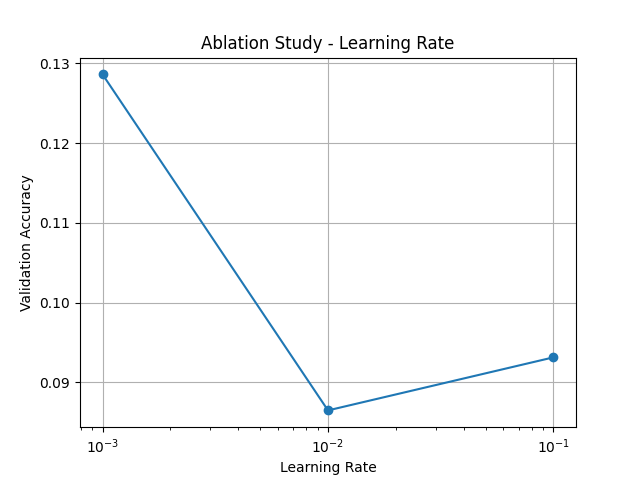

This figure's Python source:
import torch
import torch.nn as nn
import torch.optim as optim
from torchvision import datasets, transforms
from torch.utils.data import DataLoader, random_split
import sys, os
sys.path.append(os.path.dirname(os.path.dirname(__file__)))
from model_resnet import build_resnet18
import matplotlib.pyplot as plt

device = torch.device("cuda" if torch.cuda.is_available() else "cpu")

train_tf = transforms.Compose([
    transforms.Resize((224, 224)),
    transforms.RandomHorizontalFlip(),
    transforms.ToTensor(),
])
val_tf = transforms.Compose([
    transforms.Resize((224, 224)),
    transforms.ToTensor(),
])

def get_loader():
    full = datasets.ImageFolder("data/train", train_tf)
    num_classes = len(full.classes)
    val_size = int(0.2 * len(full))
    train_size = len(full) - val_size
    train_set, val_set = random_split(full, [train_size, val_size])
    val_set.dataset.transform = val_tf
    train_loader = DataLoader(train_set, batch_size=8, shuffle=True)
    val_loader = DataLoader(val_set, batch_size=8, shuffle=False)
    return train_loader, val_loader, num_classes

def train_one_epoch(model, loader, c, opt):
    model.train()
    correct, total = 0, 0
    for x, y in loader:
        x, y = x.to(device), y.to(device)
        opt.zero_grad()
        out = model(x)
        loss = c(out, y)
        loss.backward()
        opt.step()
    # 不返回 loss，因为这里我们只关心最终 val_acc
    return

def eval_model(model, loader):
    model.eval()
    correct, total = 0, 0
    with torch.no_grad():
        for x, y in loader:
            x, y = x.to(device), y.to(device)
            out = model(x)
            _, pred = torch.max(out, 1)
            correct += (pred == y).sum().item()
            total += y.size(0)
    return correct / total

def lr_ablation():
    lrs = [1e-1, 1e-2, 1e-3]
    results = []

    train_loader, val_loader, num_classes = get_loader()

    for lr in lrs:
        print(f"\n===== LR = {lr} =====")
        model = build_resnet18(num_classes).to(device)
        c = nn.CrossEntropyLoss()
        opt = optim.Adam(model.parameters(), lr=lr)

        # 简短训练 3 epoch（节省时间，但能体现趋势）
        for _ in range(3):
            train_one_epoch(model, train_loader, c, opt)

        acc = eval_model(model, val_loader)
        results.append(acc)
        print(f"Val Acc = {acc:.4f}")

    # 绘制折线图
    plt.plot(lrs, results, marker="o")
    plt.xscale("log")
    plt.xlabel("Learning Rate")
    plt.ylabel("Validation Accuracy")
    plt.title("Ablation Study - Learning Rate")
    plt.grid()
    plt.savefig("cnn/ablation/lr_ablation.png")
    plt.show()

if __name__ == "__main__":
    lr_ablation()
